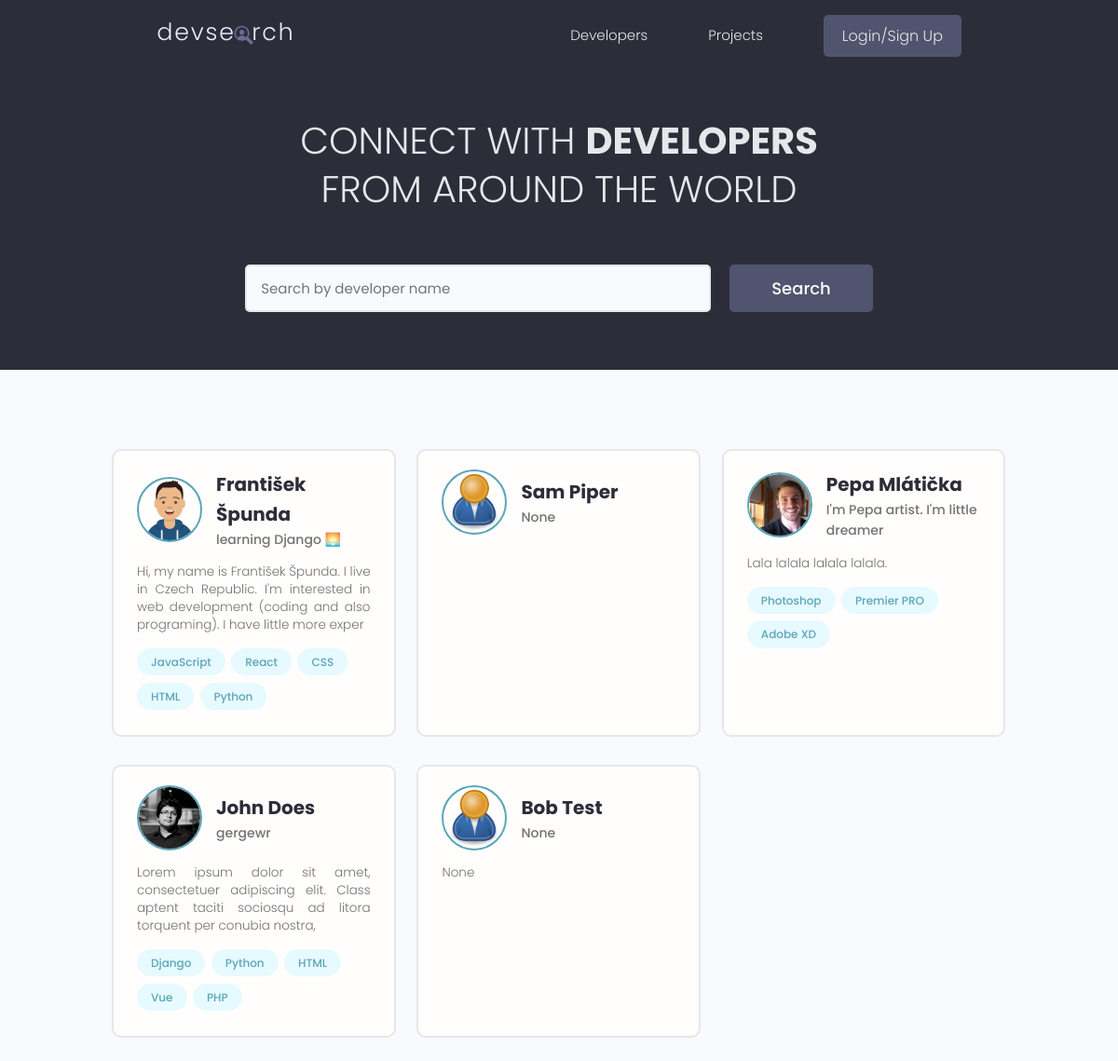
The app's page /, older data.
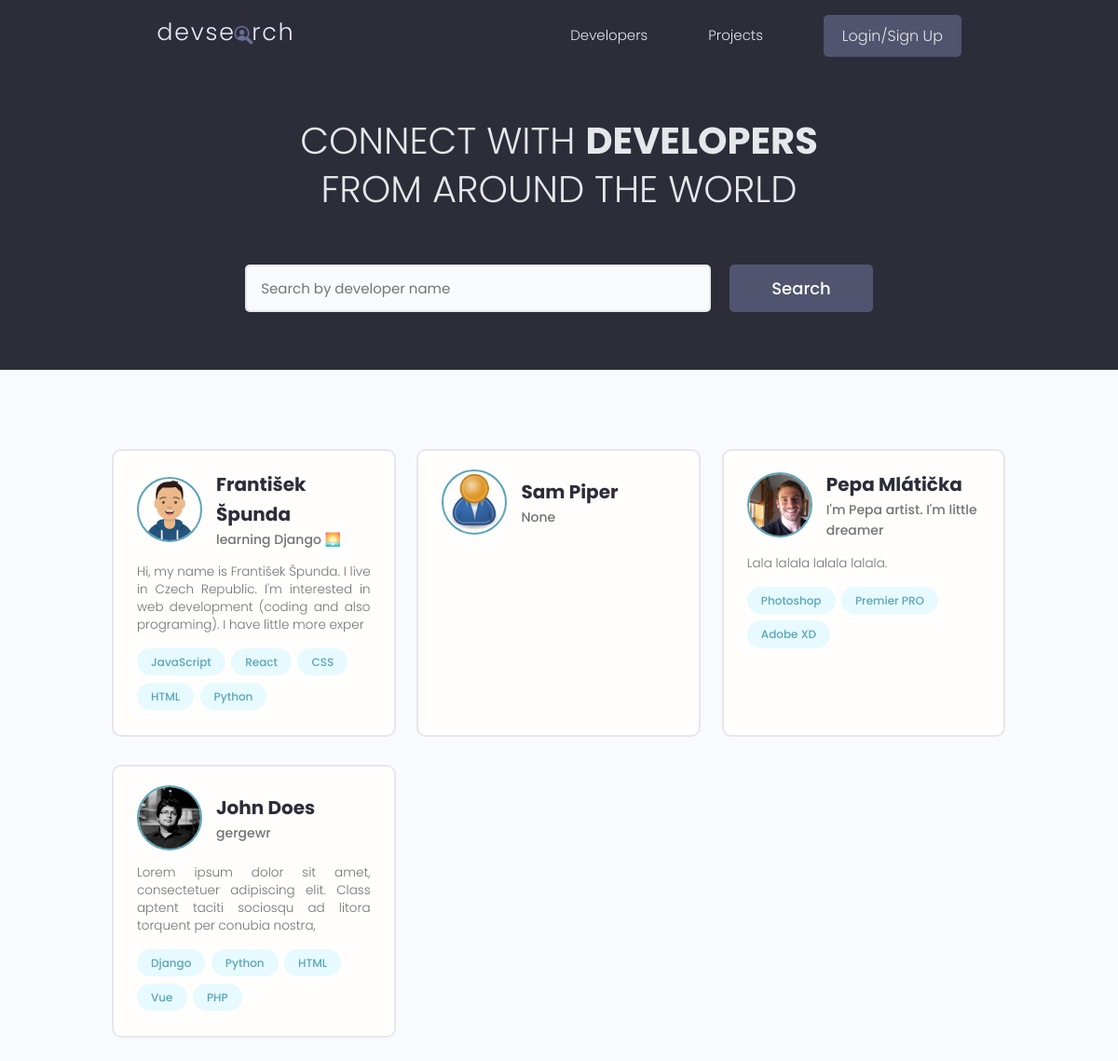
The same page, newer data.
### users/models.py (models this page shows, shortened)
class Profile(models.Model):
    user = models.OneToOneField(User, on_delete=models.CASCADE, null=True, blank=True)
    username = models.CharField(max_length=200, blank=True, null=True)
    location = models.CharField(max_length=200, blank=True, null=True)
    name = models.CharField(max_length=200, blank=True, null=True)
    email = models.EmailField(max_length=500, blank=True, null=True)
    short_intro = models.CharField(max_length=200, blank=True, null=True)
    bio = models.TextField(blank=True, null=True)
    profile_image = models.ImageField(null=True, blank=True, upload_to='profiles/', default='profiles/user-default.png')
    social_github = models.CharField(max_length=200, blank=True, null=True)
    social_twitter = models.CharField(max_length=200, blank=True, null=True)
    social_linkedin = models.CharField(max_length=200, blank=True, null=True)
    social_youtube = models.CharField(max_length=200, blank=True, null=True)
    social_website = models.CharField(max_length=200, blank=True, null=True)
    created = models.DateTimeField(auto_now_add=True)
    id = models.UUIDField(default=uuid.uuid4, unique=True, primary_key=True, editable=False)

class Skill(models.Model):
    owner = models.ForeignKey(Profile, on_delete=models.CASCADE, null=True, blank=True)
    name = models.CharField(max_length=200, blank=True, null=True)
    description = models.TextField(null=True, blank=True)
    created = models.DateTimeField(auto_now_add=True)
    id = models.UUIDField(default=uuid.uuid4, unique=True, primary_key=True, editable=False)

### users/views.py (the view)
# urls.py: path('', views.profiles, name="profiles"),
def profiles(request):
    profiles,search_query = searchProfiles(request)
    custom_range, profiles = paginateBlocks(request, profiles, 6);
    context = {'profiles': profiles, 'search_query': search_query, 'custom_range': custom_range}
    return render(request, 'users/profiles.html', context)

### devsearch/utils.py (called while the page is built)
def paginateBlocks(request, query_block, results):
    page = request.GET.get('page')
    paginator = Paginator(query_block, results)
    try:
        query_block = paginator.page(page)
    except PageNotAnInteger:
        page = 1
        query_block = paginator.page(page)
    except EmptyPage:
        page = paginator.num_pages
        query_block = paginator.page(page)
    left_index = (int(page) - 3)
    right_index = (int(page) + 4)
    if left_index < 1:
        right_index -= left_index - 1
    if right_index > paginator.num_pages:
        left_index -= right_index - paginator.num_pages - 1
        right_index = paginator.num_pages + 1
    if left_index < 1:
        left_index = 1
    custom_range = range(left_index, right_index)
    return custom_range, query_block

### users/utils.py (called while the page is built)
def searchProfiles(request):
    search_query = ''
    if request.GET.get('search_query'):
        search_query = request.GET.get('search_query')
    skills = Skill.objects.filter(name__icontains=search_query)
    profiles = Profile.objects.distinct().filter(Q(name__icontains=search_query) | Q(short_intro__icontains=search_query) | Q(skill__in=skills))
    return profiles, search_query

### users/templates/users/profiles.html (shortened to what this page needs)
{% extends 'main.html' %}
{% block content %}
<main class="home">
  <section class="hero-section text-center">
    <div class="container container--narrow">
      <div class="hero-section__box">
        <h2>CONNECT WITH <span>DEVELOPERS</span></h2>
        <h2>FROM AROUND THE WORLD</h2>
      </div>
      <div class="hero-section__search">
        <form class="form" action="{% url 'profiles' %}" method="get" id="searchForm">
          <div class="form__field">
            <input class="input input--text" id="formInput#search" type="text" name="search_query" value="{{ search_query }}"
              placeholder="Search by developer name" />
          </div>
          <input class="btn btn--sub btn--lg" type="submit" value="Search" />
        </form>
      </div>
    </div>
  </section>
  <section class="devlist">
    <div class="container">
      <div class="grid grid--three">
        {% for profile in profiles %}
        <div class="column card">
          <div class="dev">
            <a href="{% url 'user-profile' profile.id %}" class="card__body">
              <div class="dev__profile">
                <img class="avatar avatar--md" src="{{profile.profile_image.url}}" alt="image" />
                <div class="dev__meta">
                  <h3>{{profile.name}}</h3>
                  <h5>{{profile.short_intro|slice:'60'}}</h5>
                </div>
              </div>
              <p class="dev__info">{{profile.bio|slice:'150'}}</p>
              <div class="dev__skills">
                {% for skill in profile.skill_set.all|slice:'5' %}
                <span class="tag tag--pill tag--main">
                  <small>{{skill.name}}</small>
                </span>
                {% endfor %}
              </div>
            </a>
          </div>
        </div>
        {% endfor %}
      </div>
    </div>
  </section>
</main>
{% endblock content %}

### templates/main.html (shortened to what this page needs)
<!DOCTYPE html>
{% load static %}
<html lang="en">
<head>
  <link rel="stylesheet" href="https://cdn.iconmonstr.com/1.3.0/css/iconmonstr-iconic-font.min.css" />
  <link rel="stylesheet" href="{% static 'uikit/styles/uikit.css' %}" />
  <link rel="stylesheet" href="{% static 'styles/app.css' %}" />
</head>
<body>
    {% include 'navbar.html' %}
    {% block content %}
    {% endblock content %}
</body>
</html>

### templates/navbar.html (shortened to what this page needs)
{% load static %}
<header class="header">
<div class="container container--narrow">
    <a href="{% url 'profiles' %}" class="header__logo">
    <img src="{% static 'images/logo.svg' %}" alt="DevSearch Logo" />
    </a>
    <nav class="header__nav">
    <ul class="header__menu">
        <li class="header__menuItem"><a href="{% url 'profiles' %}">Developers</a></li>
        <li class="header__menuItem"><a href="{% url 'projects' %}">Projects</a></li>
        {% if request.user.is_authenticated %}
        <li class="header__menuItem"><a href="{% url 'inbox' %}">Inbox</a></li>
        <li class="header__menuItem"><a href="{% url 'account' %}">Account</a></li>
        <li class="header__menuItem"><a href="{% url 'logout' %}" class="btn btn--sub">Log out</a></li>
        {% else %}
        <li class="header__menuItem"><a href="{% url 'login' %}" class="btn btn--sub">Login/Sign Up</a></li>
        {% endif %}
    </ul>
    </nav>
</div>
</header>

### static/styles/app.css (style rules this page uses)
:root { --color-sub: #2d2d39; }
.btn--sub { background-color: var(--color-sub-light); }
.card { border: 2px solid var(--color-light); }
img { width: 100%; }
.header { position: sticky; z-index: 111; background-color: var(--color-sub); padding: 1.5rem 0; }
.header > .container { display: flex; justify-content: space-between; align-items: center; }
.header__logo > img { height: 3.8rem; }
.header__nav > ul { display: inline-flex; align-items: center; list-style: none; gap: 6.5rem; }
.header__menuItem > a { color: var(--color-light); font-weight: 300; }
.hero-section { height: 40vh; display: flex; align-items: center; background-color: var(--color-sub); }
.hero-section__box { margin-bottom: 4rem; }
.hero-section__box > h2, .hero-section__box > h2 > span { font-size: 4rem; color: var(--color-light); line-height: 1.3; text-transform: uppercase; }
.hero-section__box > h2 { font-weight: 300; }
.hero-section__box > h2 > span { font-weight: 700; }
.hero-section__search > .form { display: flex; align-items: center; justify-content: center; gap: 2rem; }
.hero-section__search > .form input.input--text { width: 50rem; }
.devlist { margin-top: 8rem; }
.devlist .grid { align-items: stretch; }
.devlist .dev .dev__profile { display: flex; align-items: center; gap: 1.5rem; }
.devlist .dev .dev__meta h3 { color: var(--color-sub); font-size: 2rem; font-weight: 700; }
.devlist .dev .dev__meta h5 { color: var(--color-text); font-size: 1.4rem; font-weight: 500; }
.devlist .dev .dev__info { margin: 1.5rem 0; font-size: 1.35rem; line-height: 1.4; text-align: justify; }

### static/uikit/styles/modules/_variables.css (style rules this page uses)
:root { --color-main: #5aa5b9; --color-main-light: #e6faff; --color-sub: #3f4156; --color-sub-light: #51546e; --color-sub-lighter: #ededfd; --color-text: #737373; --color-gray: #8b8b8b; --color-light: #e5e7eb; --color-light-gray: #767676; --color-bg: #f8fafd; --color-white: #fffefd; --color-white-light: #f3f3f3; --color-success: #359e64; --color-success-bg: #def8e8; --color-error: #fc4b0b; --color-error-bg: #fff2ee; --font-base: 'Poppins', arial, helvetica, 'Segoe UI', roboto, ubuntu, sans-serif; --font-monospace: 'Fira Code', 'Courier New', courier, monospace; --font-regular: 300; --font-medium: 500; --font-bold: 700; --generic-shadow: 1px 1px 5px #00000010; --generic-transition: all 0.3s ease-in-out; }

### static/uikit/styles/modules/_base.css (style rules this page uses)
* { margin: 0; padding: 0; box-sizing: border-box; text-rendering: optimizeLegibility; color: inherit; font-size: inherit; }
html { font-size: 50%; }
@media only screen and (min-width: 480px) { html { font-size: 56.25%; } }
@media only screen and (min-width: 1200px) { html { font-size: 62.5%; } }
body { line-height: 1.6; font-weight: 400; font-size: 1.5rem; color: var(--color-text); background-color: var(--color-bg); min-height: 100vh; }

### static/uikit/styles/modules/_typography.css (style rules this page uses)
* { font-family: var(--font-base); }
h2 { font-size: 3.6rem; font-weight: var(--font-bold); }
h3 { font-size: 3.2rem; font-weight: var(--font-medium); }
h5 { font-size: 2.4rem; font-weight: var(--font-medium); }
h5, h6 { font-weight: var(--font-regular); }
p, span, strong { font-size: 1.6rem; color: var(--color-text); font-weight: var(--font-regular); }
a { padding-bottom: 2px; text-decoration: none; display: inline-block; color: var(--color-main); font-weight: var(--font-medium); }

### static/uikit/styles/modules/_utilities.css (style rules this page uses)
.container { width: 92%; max-width: 165rem; margin: 0 auto; box-sizing: border-box; }
.container--narrow { width: 92%; max-width: 120rem; }
@media screen and (min-width: 1000px) { .container { width: 90%; } }
@media screen and (min-width: 1000px) { .container--narrow { width: 85%; } }
@media screen and (min-width: 1200px) { .container { width: 80%; } }
@media screen and (min-width: 1200px) { .container--narrow { width: 72%; } }
.text-center { text-align: center; }

### static/uikit/styles/modules/_avatar.css (style rules this page uses)
.avatar { border-radius: 50%; border: 2px solid var(--color-main); object-fit: cover; }
.avatar--md { height: 7rem; width: 7rem; }

### static/uikit/styles/modules/_button.css (style rules this page uses)
.btn { display: inline-block; position: relative; cursor: pointer; background-color: var(--color-light); font-weight: var(--font-medium); color: var(--color-sub); text-decoration: none; padding: 1rem 2rem; border-radius: 0.5rem; border: none; width: -webkit-fit-content; width: -moz-fit-content; width: fit-content; height: -webkit-fit-content; height: -moz-fit-content; height: fit-content; font-size: 1.6rem; outline-width: 0; outline-color: transparent; -webkit-backface-visibility: hidden; backface-visibility: hidden; transition: all 0.3s ease-in-out; }
.btn--sub { background-color: var(--color-sub); color: var(--color-white); }
.btn--lg { font-size: 1.8rem; padding: 1.2rem 4.5rem; }

Row changes from the older to the newer data that the page shows:
removed Profile: profile_image (placeholder picture), name "Bob Test", short_intro "None", bio "None"
